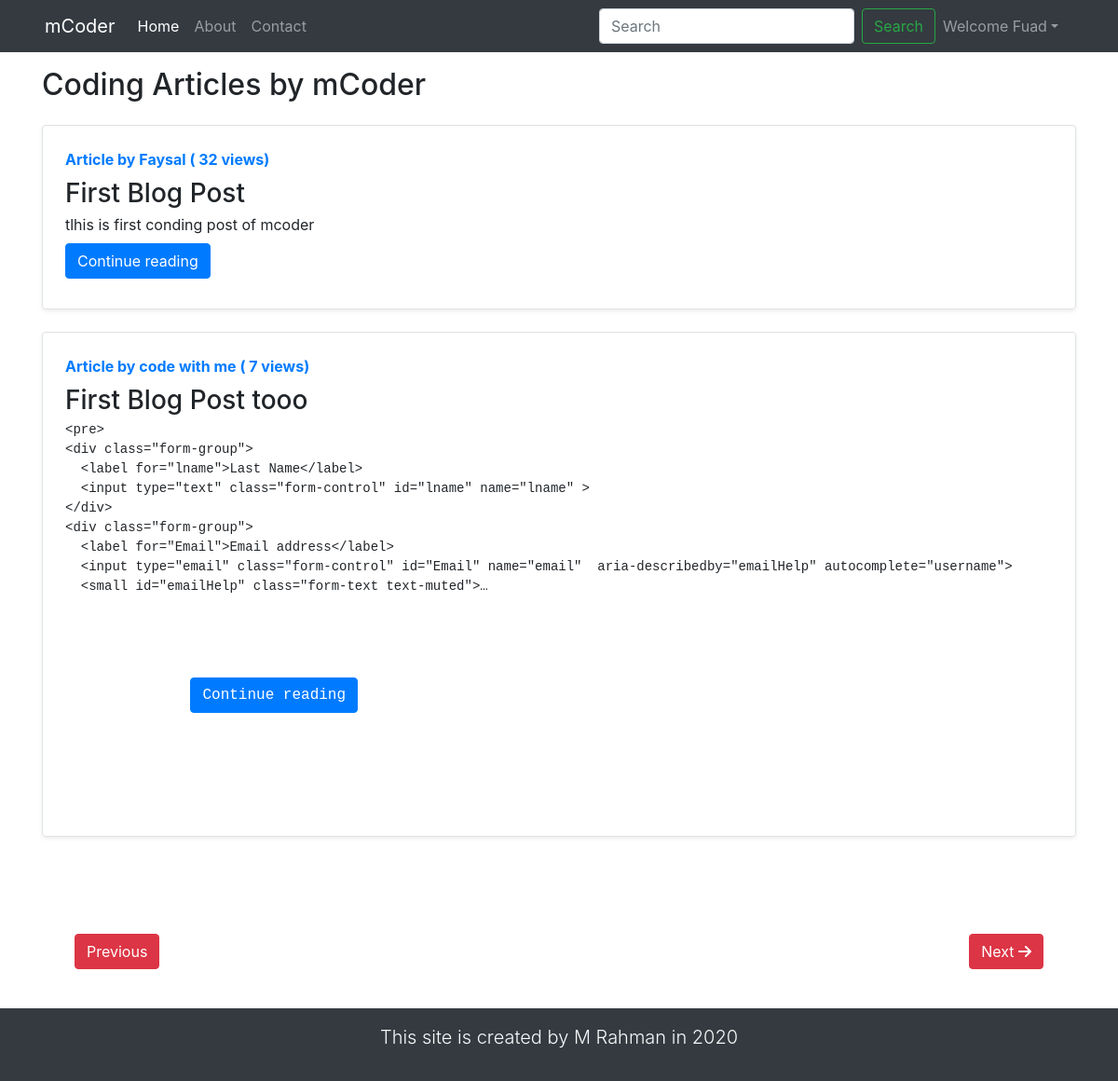
Page /blog/ (signed in) on the committed database.
### blog/models.py (models this page shows, shortened)
class Post(models.Model):
    sno = models.AutoField(primary_key=True)
    title = models.CharField(max_length=255)
    author = models.CharField(max_length=14)
    slug = models.CharField(max_length=130)
    views = models.IntegerField(default=0)
    timeStamp = models.DateTimeField(blank=True)
    content = models.TextField()

### blog/views.py (the view)
# urls.py: path("", views.bloghome, name="blogHome"),
def bloghome(request):
    no_of_posts = 2
    page = request.GET.get('page')
    if page is None:
        page = 1
    else:
        page = int(page)
    """
    1: 0-3
    2: 3-6
    3: 6-9

    1: 0 to  0 + no_of_posts
    2: no_of_posts to no_of_posts + no_of_posts
    3: no_of_posts + no_of_posts to no_of_posts+ no_of_posts +no_of_posts

    (page -1)* no_of_posts to page* no_of_posts
    """
    allposts = Post.objects.all()
    length = len(allposts)
    allposts = allposts[(page-1)*no_of_posts: page* no_of_posts]
    if page>1:
        prev = page - 1
    else:
        prev = None
    if page<math.ceil(length / no_of_posts):
        nxt = page + 1
    else: nxt = None
    context = {'allPosts': allposts, 'prev': prev, 'nxt': nxt}
    return render(request, "blog/blogHome.html", context)

### blog/templates/blog/blogHome.html (shortened to what this page needs)
{% extends 'basic.html' %}
{% block body %}
<div class="container my-3">
    <h2>Coding Articles by mCoder</h2>
    {% for post in allPosts  %}
    <div class="row no-gutters border rounded overflow-hidden flex-md-row mb-4 shadow-sm h-md-250 my-4 position-relative">
        <div class="col p-4 d-flex flex-column position-static">
            <strong class="d-inline-block mb-2 text-primary">Article  by {{post.author}}  (<span > {{post.views}} views</span>)</strong>
            <h3 class="mb-0">{{post.title}}</h3>
            <p class="card-text mb-auto">{{post.content|safe|truncatechars:500}}</p>
            <div class="my-2">
            	<a href="/blog/{{post.slug}}" role="button" class="btn btn-primary">Continue reading</a>
            </div>
        </div>
        </div>
        {% endfor %}
        <div class="clearfix">
          {% if prev %}
       <a href="/blog?page={{prev}}" class="btn btn-danger left "><i class="fa fa-arrow-left"></i> Previous </a>
        {% else %}
        <a class="btn btn-danger left" href="#" >Previous</a>
        {% endif %}
        {% if nxt %}
        <a href="/blog?page={{nxt}}" class="btn btn-danger right "><span>  Next  </span> <i class="fa fa-arrow-right"></i></a>
        {% else %}
        <a class="btn btn-danger right" href="#" >Next</a>
        {% endif %}
        </div>
    </div>
 {% endblock %}

### mCoder/templates/basic.html (shortened to what this page needs)
<!doctype html>
<html lang="en">
<head>
    <link rel="stylesheet" href=" /static/css/all.min.css">
  <link rel="stylesheet" href="https://stackpath.bootstrapcdn.com/bootstrap/4.2.1/css/bootstrap.min.css">
    <link rel="stylesheet" href="/static/css/prism.css">
    <link rel="stylesheet" href="/static/css/style.css">
</head>
<body>
	<nav class="navbar navbar-expand-lg navbar-dark bg-dark px-5">
    <a class="navbar-brand" href="/">mCoder</a>
    <div class="collapse navbar-collapse" id="navbarTogglerDemo03">
     <ul class="navbar-nav mr-auto mt-2 mt-lg-0">
      <li class="nav-item active">
       <a class="nav-link" href="/">Home <span class="sr-only">(current)</span></a>
     </li>
     <li class="nav-item">
       <a class="nav-link" href="/about/">About</a>
     </li>
     <li class="nav-item">
       <a class="nav-link" href="/contact/">Contact</a>
     </li>
   </ul>
   <form class="form-inline my-2 my-lg-0" method="get" action="/blog/search">
    <input class="form-control mr-sm-2" type="search" placeholder="Search" aria-label="Search" name="query">
    <button class="btn btn-outline-success my-2 my-sm-0" type="submit">Search</button>
  </form>
{% if user.is_authenticated %}
<ul class="navbar-nav mr-2">
<li class="nav-item dropdown">
<a class="nav-link dropdown-toggle" href='#' id="navbarDropdown" role="button" data-toggle="dropdown"> Welcome {{request.user}}</a>
</li>
</ul>
{% else %}
<button class="btn btn-outline-success mr-2 my-sm-0" data-toggle="modal" data-target="#loginModal">Login</button>
 <button class="btn btn-outline-success mr-2 my-sm-0" data-toggle="modal" data-target="#singUpModal" >Sing Up</button>
{% endif %}
</div>
</nav>
  {% block body %}  {% endblock %}
<section class="text-center mt-5 py-3 bg-dark text-light">
  <div class="container">
    <div class="row">
      <div class="col">
        <p class="lead">This site is created by M Rahman in 2020</p>
      </div>
    </div>
  </div>
</section>
</body>
</html>

### static/css/style.css (style rules this page uses)
li { list-style-type: none; }
.clearfix { position: reletive; padding-top: 5rem; padding-bottom: 2rem; }
.clearfix a { position: absolute; }
.clearfix .left { left: 5rem; }
.clearfix .right { right: 5rem; }

### rows in the picture
Post: author "Faysal", views "32", title "First Blog Post", content "tlhis is first conding post of mcoder"
Post: author "code with me", views "7", title "First Blog Post tooo", content "<pre> <div class=\"form-group\"> <label for=\"lname\">Last Name</label> <input type=\"text\" class=\"form-control\" id=\"lname\" name=\"lname\" > </div> <div class=\"form-group\"> <label for=\"Email\">Email address</label> <input type=\"email\" class=\"form-control\" id=\"Email\" name=\"email\" aria-describedby=\"emailHelp\" autocomplete=\"username\"> <small id=\"emailHelp\" class=\"form-text text-muted\">…"

### other values in the picture
{{ request.user }} "Fuad"
